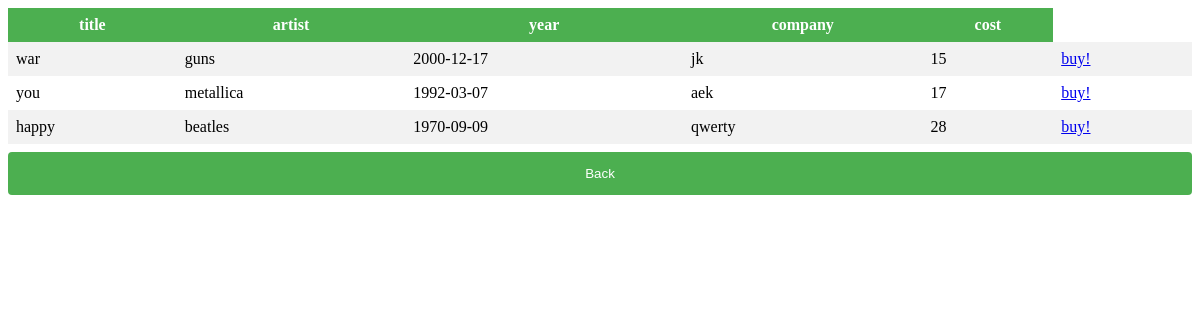
Screenshot of /rock1.php with the database file from the repository.
### tables this page shows
CREATE TABLE `rock` (
  `title` text NOT NULL,
  `artist` text NOT NULL,
  `year` date NOT NULL,
  `company` text NOT NULL,
  `cost` int(11) NOT NULL,
  `category` text NOT NULL
);

### rock1.php (the view, shortened to what this page needs)
<html>
<head>
            </head><body>
<?php
 $con = mysqli_connect("localhost", "root", "", "cd");
 $sql = "SELECT title,artist,year,company,cost FROM rock";
$result = mysqli_query($con, $sql);
?>
    <table cellpadding="2" cellspacing="2" border="0">
        <tr>
            <th>title</th>
            <th>artist</th>
            <th>year</th>
            <th>company</th>
            <th>cost</th>
       </tr>
    <?php if (mysqli_num_rows($result) > 0) {
    while($row = mysqli_fetch_assoc($result)) { ?>
        <tr>
            <td><?php echo $row["title"]; ?></td>
            <td><?php echo $row["artist"]; ?></td>
            <td><?php echo $row["year"]; ?></td>
            <td><?php echo $row["company"]; ?></td>
            <td><?php echo $row["cost"]; ?></td>
            <td><a href='basket.php?artist=<?php echo $row["artist"]; ?>'>buy!</a></td>
            </tr>
        <?php }
        }
     ?>
        </table>
 <form action="central.html" method="POST">
 <input value="Back" type="submit">
 </form>
</body>
</html>

### rock1.php (style rules this page uses)
input[type=submit] { width:100%; background-color:4CAF50; color:white; padding:14px 20px; margin:8px 0px; border:none; border-radius:4px; cursor:pointer; }
table { border-collapse:collapse; width:100% }
th,td { textalign:left; padding:8px; }
tr:nth-child(even) { background-color:#f2f2f2 }
th { background-color:#4CAF50; color:white; }

### rows the page displays
rock: title "war", artist "guns", year "2000-12-17", company "jk", cost "15"
rock: title "you", artist "metallica", year "1992-03-07", company "aek", cost "17"
rock: title "happy", artist "beatles", year "1970-09-09", company "qwerty", cost "28"
